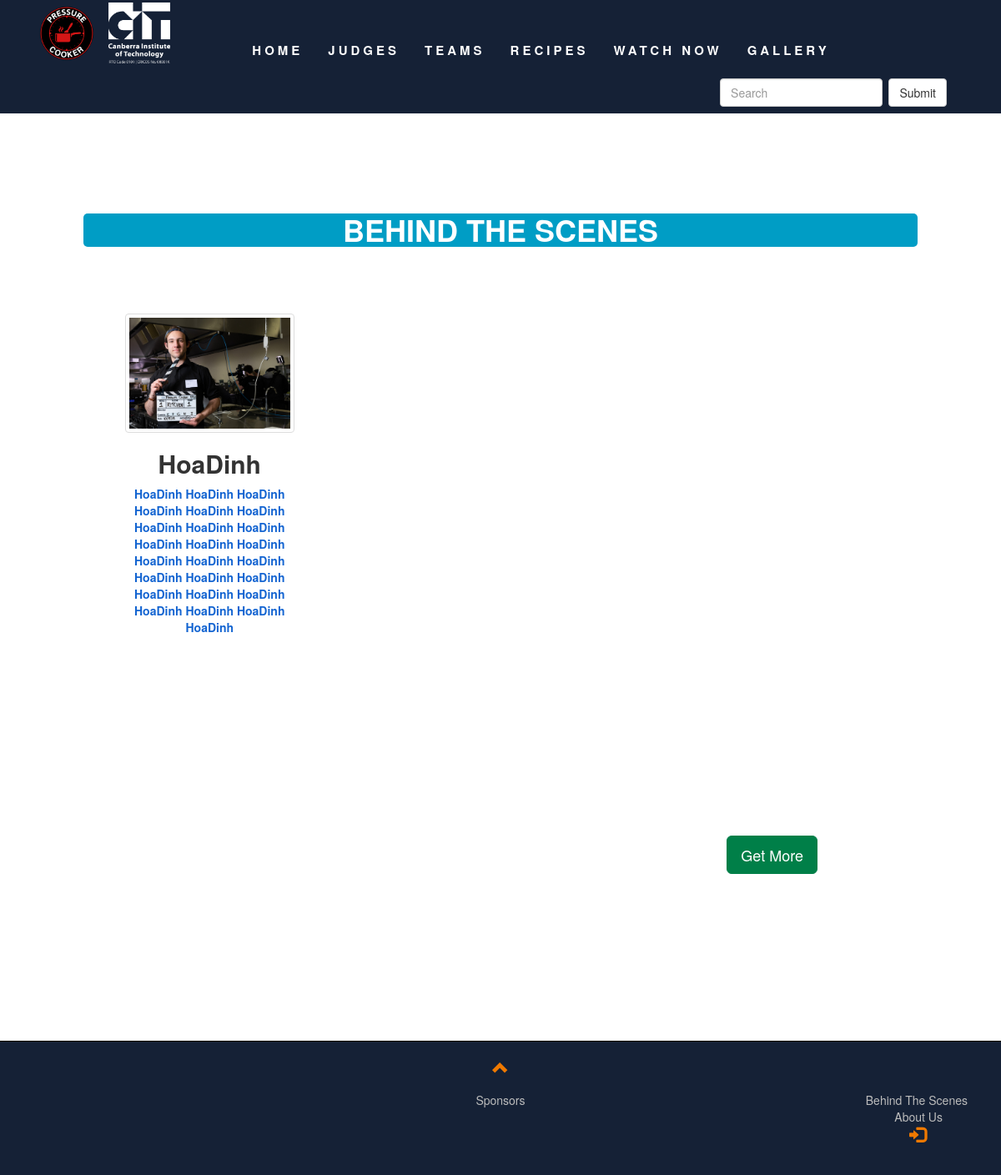
The app's page /behindScenes.php with its own data.
### tables this page shows
CREATE TABLE `behindscenes` (
  `id` int(10) NOT NULL,
  `name` text NOT NULL,
  `img` text NOT NULL,
  `date` timestamp NOT NULL DEFAULT CURRENT_TIMESTAMP ON UPDATE CURRENT_TIMESTAMP,
  `msg` text NOT NULL
);

### behindScenes.php (the view, shortened to what this page needs)
<!DOCTYPE html>
<?php
	require __DIR__.'/admin/config/db.php';
?>
<html>
<head>
	<link rel="stylesheet" href="https://maxcdn.bootstrapcdn.com/bootstrap/3.3.7/css/bootstrap.min.css">
	<link href="assets\style.css" rel="stylesheet">
	<link rel="stylesheet" href="https://use.fontawesome.com/releases/v5.2.0/css/all.css">
</head>
		<?php
		include "templates/navigationbar_template.php";
		?>
		<div class="container-fluid myContainer bg-3 text-center goTopAnim" style="padding: 100px;">
			<h1 style="font-weight: bold; background: #009dc5; color: white; border-radius: 5px; object-fit: none;">BEHIND THE SCENES</h1><br>
			<div class="row" style="padding: 50px;">
			<?php
			$behindscenes_query = "SELECT * FROM behindscenes
								ORDER BY id DESC
								LIMIT 0,12";
			$connect_behindscenes_query = mysqli_query($conn, $behindscenes_query);
			$count_rows = mysqli_num_rows($connect_behindscenes_query);
			$max_display = 1;
			$displayed = 0;
			if (empty($_GET["All"]))
			{
			$show_all = Null;
			}
			else
			{
				$show_all = $_GET["All"];
			}
			if($count_rows > 0){
			while($get_each_row = mysqli_fetch_array($connect_behindscenes_query)){
				$name_of_behindscenes = $get_each_row['name'];
				$img_of_behindscenes = $get_each_row['img'];
				$msg_of_behindscenes = $get_each_row['msg'];
				$displayed++;
				if ($displayed <= $max_display)
				{
					?>
					<div class="col-sm-6 col-md-4 col-lg-3">
						<img class="resizeWithThumbnail" src="admin\dynamicImages\behindScenes\<?php echo $img_of_behindscenes; ?>" alt="behindScenes">
						<h2><strong><?php echo $name_of_behindscenes; ?></strong></h2>
						<p style="color: #1364D1;"><strong><?php echo $msg_of_behindscenes; ?></strong></p><br><br><br><br>
					</div>
					<?php
				}
			}
			}
			?>
			</div>
			<?php
			if ($show_all != true)
			{
				?>
				<div class="container-fluid myContainer bg-3 text-center goTopAnim" style="padding: 100px;">
					<form action="behindScenes.php" method="get">
						<button class="btn btn-info btn-lg"; type = "submit" name = "All" value = "true" style="float: right; margin-right: 20px; background-color: #007f48; border-color: #007f48;">Get More</button><br>
					</form>
				</div>
		<?php
		}
		?>
	</div>
	<?php
	include 'templates/footer_template.php';
	?>
</body>
</html>

### assets/style.css (style rules this page uses)
.resizeWithThumbnail { height: -webkit-fill-available; max-height: 290px; max-width: 100%; object-fit: contain; object-position: center; display: inline-block; padding: 4px; line-height: 1.42857143; background-color: #fff; border: 1px solid #ddd; border-radius: 4px; transition: all .2s ease-in-out; }
.bg-3 { background-color: #FFFFFF; color: ##152136; }
.myContainer { padding-top: 70px; padding-bottom: 70px; }
@media screen and (min-width: 900px) { .container-fluid { padding: 0px; } }

### records on screen
behindscenes: img (picture), name "HoaDinh", msg "HoaDinh HoaDinh HoaDinh HoaDinh HoaDinh HoaDinh HoaDinh HoaDinh HoaDinh HoaDinh HoaDinh HoaDinh HoaDinh HoaDinh HoaDinh HoaDinh HoaDinh HoaDinh HoaDinh HoaDinh HoaDinh HoaDinh HoaDinh HoaDinh HoaDinh"
